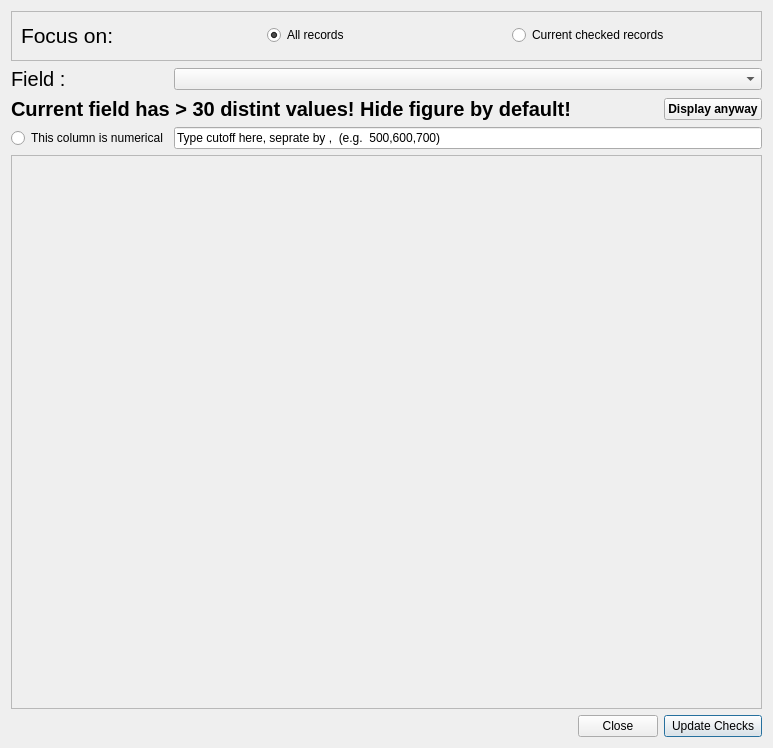
<?xml version="1.0" encoding="UTF-8"?>
<ui version="4.0">
 <class>StatCheckDialog</class>
 <widget class="QDialog" name="StatCheckDialog">
  <property name="geometry">
   <rect>
    <x>0</x>
    <y>0</y>
    <width>759</width>
    <height>748</height>
   </rect>
  </property>
  <property name="windowTitle">
   <string>Know your data</string>
  </property>
  <layout class="QGridLayout" name="gridLayout_2">
   <item row="1" column="0">
    <widget class="QLabel" name="label">
     <property name="font">
      <font>
       <pointsize>15</pointsize>
      </font>
     </property>
     <property name="text">
      <string>Field :</string>
     </property>
    </widget>
   </item>
   <item row="3" column="0" colspan="6">
    <layout class="QGridLayout" name="gridLayoutFig"/>
   </item>
   <item row="0" column="0" colspan="6">
    <widget class="QFrame" name="frame">
     <property name="minimumSize">
      <size>
       <width>0</width>
       <height>50</height>
      </size>
     </property>
     <property name="frameShape">
      <enum>QFrame::StyledPanel</enum>
     </property>
     <property name="frameShadow">
      <enum>QFrame::Raised</enum>
     </property>
     <layout class="QGridLayout" name="gridLayout_4">
      <item row="0" column="0">
       <widget class="QLabel" name="label_2">
        <property name="font">
         <font>
          <pointsize>16</pointsize>
         </font>
        </property>
        <property name="text">
         <string>Focus on:</string>
        </property>
       </widget>
      </item>
      <item row="0" column="1">
       <widget class="QRadioButton" name="radioButtonAll">
        <property name="text">
         <string>All records</string>
        </property>
        <property name="checked">
         <bool>true</bool>
        </property>
        <attribute name="buttonGroup">
         <string notr="true">buttonGroup</string>
        </attribute>
       </widget>
      </item>
      <item row="0" column="2">
       <widget class="QRadioButton" name="radioButtonChecked">
        <property name="text">
         <string>Current checked records</string>
        </property>
        <attribute name="buttonGroup">
         <string notr="true">buttonGroup</string>
        </attribute>
       </widget>
      </item>
     </layout>
    </widget>
   </item>
   <item row="5" column="0" colspan="6">
    <widget class="QScrollArea" name="scrollArea">
     <property name="widgetResizable">
      <bool>true</bool>
     </property>
     <widget class="QWidget" name="scrollAreaWidgetContents">
      <property name="geometry">
       <rect>
        <x>0</x>
        <y>0</y>
        <width>733</width>
        <height>505</height>
       </rect>
      </property>
      <layout class="QGridLayout" name="gridLayout_3">
       <item row="1" column="0">
        <layout class="QGridLayout" name="gridLayout"/>
       </item>
       <item row="2" column="0">
        <spacer name="verticalSpacer">
         <property name="orientation">
          <enum>Qt::Vertical</enum>
         </property>
         <property name="sizeHint" stdset="0">
          <size>
           <width>20</width>
           <height>441</height>
          </size>
         </property>
        </spacer>
       </item>
       <item row="3" column="0">
        <layout class="QGridLayout" name="gridLayoutChar"/>
       </item>
      </layout>
     </widget>
    </widget>
   </item>
   <item row="1" column="1" colspan="5">
    <widget class="QComboBox" name="comboBox"/>
   </item>
   <item row="4" column="0">
    <widget class="QRadioButton" name="radioButton">
     <property name="text">
      <string>This column is numerical</string>
     </property>
    </widget>
   </item>
   <item row="4" column="1" colspan="5">
    <widget class="QLineEdit" name="LineEditCutoff">
     <property name="text">
      <string>Type cutoff here, seprate by ,  (e.g.  500,600,700)</string>
     </property>
    </widget>
   </item>
   <item row="6" column="5">
    <widget class="QPushButton" name="pushButtonOK">
     <property name="maximumSize">
      <size>
       <width>300</width>
       <height>16777215</height>
      </size>
     </property>
     <property name="text">
      <string>Update Checks</string>
     </property>
     <property name="default">
      <bool>true</bool>
     </property>
    </widget>
   </item>
   <item row="2" column="5">
    <widget class="QPushButton" name="DisplayTip">
     <property name="font">
      <font>
       <weight>75</weight>
       <bold>true</bold>
      </font>
     </property>
     <property name="text">
      <string>Display anyway</string>
     </property>
    </widget>
   </item>
   <item row="2" column="0" colspan="4">
    <widget class="QLabel" name="labelTip">
     <property name="font">
      <font>
       <pointsize>15</pointsize>
       <weight>75</weight>
       <bold>true</bold>
      </font>
     </property>
     <property name="text">
      <string>Current field has &gt; 30 distint values! Hide figure by default!</string>
     </property>
     <property name="wordWrap">
      <bool>false</bool>
     </property>
    </widget>
   </item>
   <item row="6" column="4">
    <widget class="QPushButton" name="pushButtonCancel">
     <property name="maximumSize">
      <size>
       <width>120</width>
       <height>16777215</height>
      </size>
     </property>
     <property name="text">
      <string>Close</string>
     </property>
    </widget>
   </item>
   <item row="6" column="0" colspan="4">
    <spacer name="horizontalSpacer">
     <property name="orientation">
      <enum>Qt::Horizontal</enum>
     </property>
     <property name="sizeHint" stdset="0">
      <size>
       <width>315</width>
       <height>20</height>
      </size>
     </property>
    </spacer>
   </item>
  </layout>
 </widget>
 <resources/>
 <connections/>
 <buttongroups>
  <buttongroup name="buttonGroup"/>
 </buttongroups>
</ui>
